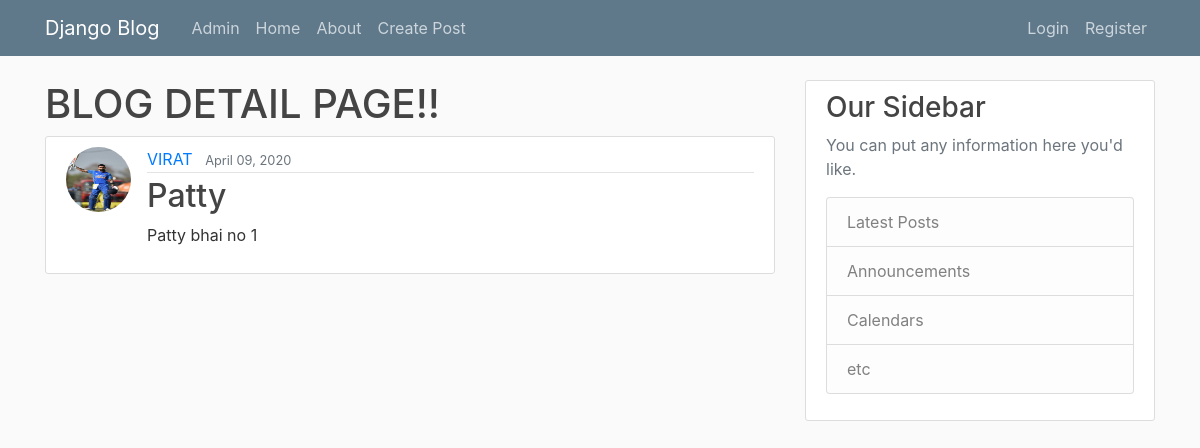
Screenshot of /blog/post/11 with the database file from the repository.
### blog/models.py (models this page shows, shortened)
class Post(models.Model):
    title = models.CharField(max_length=100)
    content= models.TextField()
    date_posted = models.DateTimeField(default=timezone.now)   #auto_now_add=True but this limits us from updating value ofthis date_posted
    author = models.ForeignKey(User,on_delete=models.CASCADE)  #If user is deleted then this post will be deleted as well

### users/models.py (models this page shows, shortened)
class profile(models.Model):
    user=models.OneToOneField(User,on_delete=models.CASCADE)
    image=models.ImageField(default='default.jpg',upload_to="profile_pics")

### blog/views.py (the view)
# urls.py: path('post/<int:pk>',views.post_detail_view.as_view(),name='post-detail'),
class post_detail_view(DetailView):
    model=models.Post

### blog/templates/blog/post_detail.html
{% extends "blog/base.html" %}
{% block content %}
    <h1>BLOG DETAIL PAGE!!</h1>
        <article class="media content-section">
          <img class="rounded-circle article-img" src="{{object.author.profile.image.url}}">
            <div class="media-body">
              <div class="article-metadata">
                <a class="mr-2" href="{% url 'user-posts' object.author.username %}">{{ object.author }}</a>
                <small class="text-muted">{{ object.date_posted|date:"F d, Y" }}</small>
              </div>
              <h2 class="article-title">{{ object.title }}</h2>
              <p class="article-content">{{ object.content }}</p>
            </div>
          </article>
{% endblock content%}

### blog/static/blog/main.css (style rules this page uses)
body { background: #fafafa; color: #333333; margin-top: 5rem; }
h1, h2, h3, h4, h5, h6 { color: #444444; }
.content-section { background: #ffffff; padding: 10px 20px; border: 1px solid #dddddd; border-radius: 3px; margin-bottom: 20px; }
.article-title { color: #444444; }
.article-content { white-space: pre-line; }
.article-img { height: 65px; width: 65px; margin-right: 16px; }
.article-metadata { padding-bottom: 1px; margin-bottom: 4px; border-bottom: 1px solid #e3e3e3 }

### rows the page displays
Post: author.profile.image (picture), author "VIRAT", date_posted "April 09, 2020", title "Patty", content "Patty bhai no 1"
